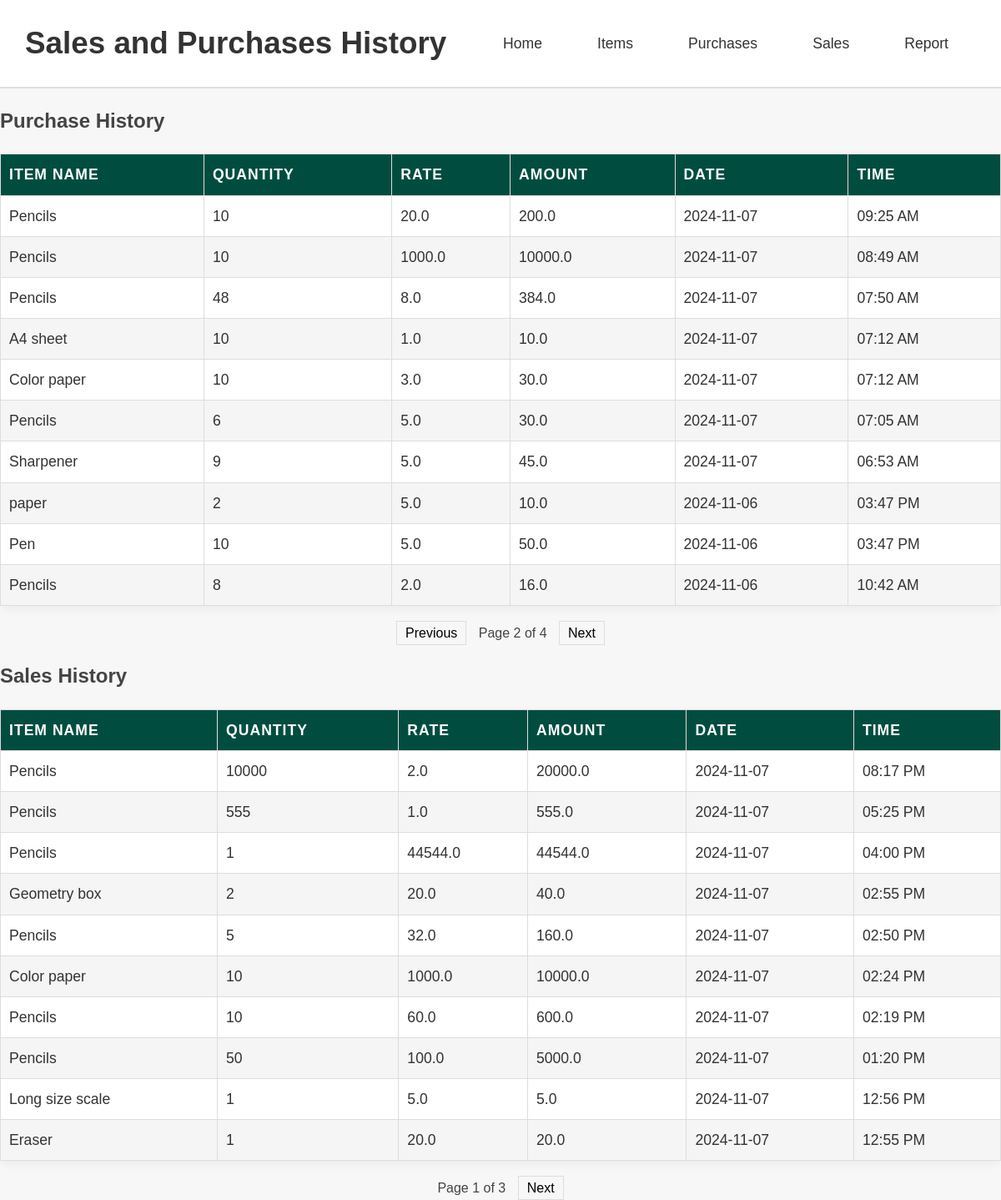
The page /report?purchases_page=2&sales_page=1 on the database its author committed.
### app.py (models this page shows)
class Item(db.Model):
    id = db.Column(db.Integer, primary_key=True)
    name = db.Column(db.String(100), nullable=False)
    price = db.Column(db.Float, nullable=False)
    qty = db.Column(db.Integer, default=0)
    purchases = relationship('Purchase', backref='item', cascade='all, delete-orphan')

class Purchase(db.Model):
    id = db.Column(db.Integer, primary_key=True)
    timestamp = db.Column(db.DateTime, default=datetime.utcnow)
    item_id = db.Column(db.Integer, ForeignKey('item.id', ondelete='SET NULL'), nullable=True)
    qty = db.Column(db.Integer, nullable=False)
    rate = db.Column(db.Float, nullable=False)
    amount = db.Column(db.Float, nullable=False)

class Sale(db.Model):
    id = db.Column(db.Integer, primary_key=True)
    timestamp = db.Column(db.DateTime, default=datetime.utcnow)
    item_id = db.Column(db.Integer, db.ForeignKey('item.id'), nullable=False)
    qty = db.Column(db.Integer, nullable=False)
    rate = db.Column(db.Float, nullable=False)
    amount = db.Column(db.Float, nullable=False)
    item = db.relationship('Item', backref='sales')

### app.py (the view)
@app.route('/report')
def report():
    ist = pytz.timezone('Asia/Kolkata')
    per_page = 10  # Records per page (can be adjusted)
    purchases_page = request.args.get('purchases_page', 1, type=int)
    sales_page = request.args.get('sales_page', 1, type=int)
    purchases_paginated = Purchase.query.order_by(Purchase.timestamp.desc()).paginate(page=purchases_page, per_page=per_page, error_out=False)
    sales_paginated = Sale.query.order_by(Sale.timestamp.desc()).paginate(page=sales_page, per_page=per_page, error_out=False)
    purchases_with_details = [{
        'item_name': purchase.item.name,
        'qty': purchase.qty,
        'rate': purchase.rate,
        'amount': purchase.amount,
        'date': purchase.timestamp.astimezone(ist).strftime('%Y-%m-%d'),
        'time': purchase.timestamp.astimezone(ist).strftime('%I:%M %p')
    } for purchase in purchases_paginated.items]
    sales_with_details = [{
        'item_name': sale.item.name,
        'qty': sale.qty,
        'rate': sale.rate,
        'amount': sale.amount,
        'date': sale.timestamp.astimezone(ist).strftime('%Y-%m-%d'),
        'time': sale.timestamp.astimezone(ist).strftime('%I:%M %p')
    } for sale in sales_paginated.items]
    return render_template('report.html',
                           purchases=purchases_with_details,
                           sales=sales_with_details,
                           purchases_pagination=purchases_paginated,
                           sales_pagination=sales_paginated)

### templates/report.html (shortened to what this page needs)
<!DOCTYPE html>
<html lang="en">
<head>
    <link rel="stylesheet" href="{{ url_for('static', filename='style.css') }}">
</head>
<body>
    <header>
        <h1>Sales and Purchases History</h1>
        <nav>
            <a href="{{ url_for('home') }}">Home</a>
            <a href="{{ url_for('manage_items') }}">Items</a>
            <a href="{{ url_for('manage_purchase') }}">Purchases</a>
            <a href="{{ url_for('manage_sales') }}">Sales</a>
            <a href="{{ url_for('report') }}">Report</a>
        </nav>
    </header>
    <section>
        <h2>Purchase History</h2>
        <table border="1">
            <thead>
                <tr>
                    <th>Item Name</th>
                    <th>Quantity</th>
                    <th>Rate</th>
                    <th>Amount</th>
                    <th>Date</th>
                    <th>Time</th>
                </tr>
            </thead>
            <tbody>
                {% for purchase in purchases %}
                <tr>
                    <td>{{ purchase.item_name }}</td>
                    <td>{{ purchase.qty }}</td>
                    <td>{{ purchase.rate }}</td>
                    <td>{{ purchase.amount }}</td>
                    <td>{{ purchase.date }}</td>
                    <td>{{ purchase.time }}</td>
                </tr>
                {% endfor %}
            </tbody>
        </table>
        <div class="pagination">
            {% if purchases_pagination.has_prev %}
                <a href="{{ url_for('report', purchases_page=purchases_pagination.prev_num, sales_page=request.args.get('sales_page', 1)) }}">Previous</a>
            {% endif %}
            <span>Page {{ purchases_pagination.page }} of {{ purchases_pagination.pages }}</span>
            {% if purchases_pagination.has_next %}
                <a href="{{ url_for('report', purchases_page=purchases_pagination.next_num, sales_page=request.args.get('sales_page', 1)) }}">Next</a>
            {% endif %}
        </div>
        <h2>Sales History</h2>
        <table border="1">
            <thead>
                <tr>
                    <th>Item Name</th>
                    <th>Quantity</th>
                    <th>Rate</th>
                    <th>Amount</th>
                    <th>Date</th>
                    <th>Time</th>
                </tr>
            </thead>
            <tbody>
                {% for sale in sales %}
                <tr>
                    <td>{{ sale.item_name }}</td>
                    <td>{{ sale.qty }}</td>
                    <td>{{ sale.rate }}</td>
                    <td>{{ sale.amount }}</td>
                    <td>{{ sale.date }}</td>
                    <td>{{ sale.time }}</td>
                </tr>
                {% endfor %}
            </tbody>
        </table>
        <div class="pagination">
            <span>Page {{ sales_pagination.page }} of {{ sales_pagination.pages }}</span>
            {% if sales_pagination.has_next %}
                <a href="{{ url_for('report', sales_page=sales_pagination.next_num, purchases_page=request.args.get('purchases_page', 1)) }}">Next</a>
            {% endif %}
        </div>
    </section>
</body>
</html>

### static/style.css (style rules this page uses)
body { font-family: 'Poppins', sans-serif; margin: 0; padding: 0; background-color: #f7f7f7; line-height: 1.6; color: #444; }
header { background-color: #ffffff; color: #333; padding: 18px 30px; display: flex; justify-content: space-between; align-items: center; border-bottom: 2px solid #ddd; }
h1 { margin: 0; font-size: 2.3em; font-weight: 600; color: #333; }
nav { display: flex; justify-content: center; align-items: center; margin: 10px 0; }
nav a { display: inline-block; margin: 0 15px; padding: 10px 18px; color: #333; font-size: 1.1em; text-decoration: none; font-weight: 500; transition: background-color 0.3s ease, color 0.3s ease; border-radius: 5px; }
table { width: 100%; margin: 20px 0; border-collapse: collapse; background-color: #ffffff; border-radius: 8px; box-shadow: 0 4px 12px rgba(0, 0, 0, 0.05); }
th, td { padding: 12px 20px; text-align: left; font-size: 1.1em; color: #333; border-bottom: 1px solid #ddd; }
th { background-color: #004d40; color: white; text-transform: uppercase; letter-spacing: 1px; }
tr:nth-child(even) { background-color: #f5f5f5; }
tr:nth-child(odd) { background-color: #ffffff; }
table { width: 100%; border-collapse: collapse; margin-top: 20px; }
th, td { padding: 10px; text-align: left; border: 1px solid #ddd; }
th { background-color: #004d40; }
.pagination { margin-top: 20px; text-align: center; }
.pagination a { padding: 5px 10px; margin: 5px; border: 1px solid #ddd; text-decoration: none; color: #000; }
.pagination span { margin: 5px; }

### rows shown on the page
Item: item_name "Pencils" "Pencils" "Pencils" "Pencils" "Pencils", item_name "Pencils" "Pencils" "Pencils" "Pencils" "Pencils" "Pencils"
Purchase: rate "20.0", amount "200.0"
Purchase: rate "1000.0", amount "10000.0"
Purchase: rate "8.0", amount "384.0"
Item: item_name "A4 sheet"
Purchase: rate "1.0", amount "10.0"
Item: item_name "Color paper", item_name "Color paper"
Purchase: rate "3.0", amount "30.0"
Purchase: rate "5.0", amount "30.0"
Item: item_name "Sharpener"
Purchase: rate "5.0", amount "45.0"
Item: item_name "paper"
Purchase: rate "5.0", amount "10.0"
Item: item_name "Pen"
Purchase: rate "5.0", amount "50.0"
Purchase: rate "2.0", amount "16.0"
Sale: qty "10000", rate "2.0", amount "20000.0"
Sale: qty "555", rate "1.0", amount "555.0"
Sale: rate "44544.0", amount "44544.0"
Item: item_name "Geometry box"
Sale: rate "20.0", amount "40.0"
Sale: rate "32.0", amount "160.0"
Sale: rate "1000.0", amount "10000.0"
Sale: rate "60.0", amount "600.0"
Sale: rate "100.0", amount "5000.0"
Item: item_name "Long size scale"
Sale: rate "5.0", amount "5.0"
Item: item_name "Eraser"
Sale: rate "20.0", amount "20.0"

### other values the page prints
{{ purchase.qty }} "10" "10" "48" "10" "10" "6" "9" "2" "10" "8"
{{ purchase.date }} "2024-11-07" "2024-11-07" "2024-11-07" "2024-11-07" "2024-11-07" "2024-11-07" "2024-11-07" "2024-11-06" "2024-11-06" "2024-11-06"
{{ purchase.time }} "09:25 AM" "08:49 AM" "07:50 AM" "07:12 AM" "07:12 AM" "07:05 AM" "06:53 AM" "03:47 PM" "03:47 PM" "10:42 AM"
{{ purchases_pagination.page }} "2"
{{ purchases_pagination.pages }} "4"
{{ sale.date }} "2024-11-07" "2024-11-07" "2024-11-07" "2024-11-07" "2024-11-07" "2024-11-07" "2024-11-07" "2024-11-07" "2024-11-07" "2024-11-07"
{{ sale.time }} "08:17 PM" "05:25 PM" "04:00 PM" "02:55 PM" "02:50 PM" "02:24 PM" "02:19 PM" "01:20 PM" "12:56 PM" "12:55 PM"
{{ sale.qty }} "1" "2" "5" "10" "10" "50" "1" "1"
{{ sales_pagination.page }} "1"
{{ sales_pagination.pages }} "3"
